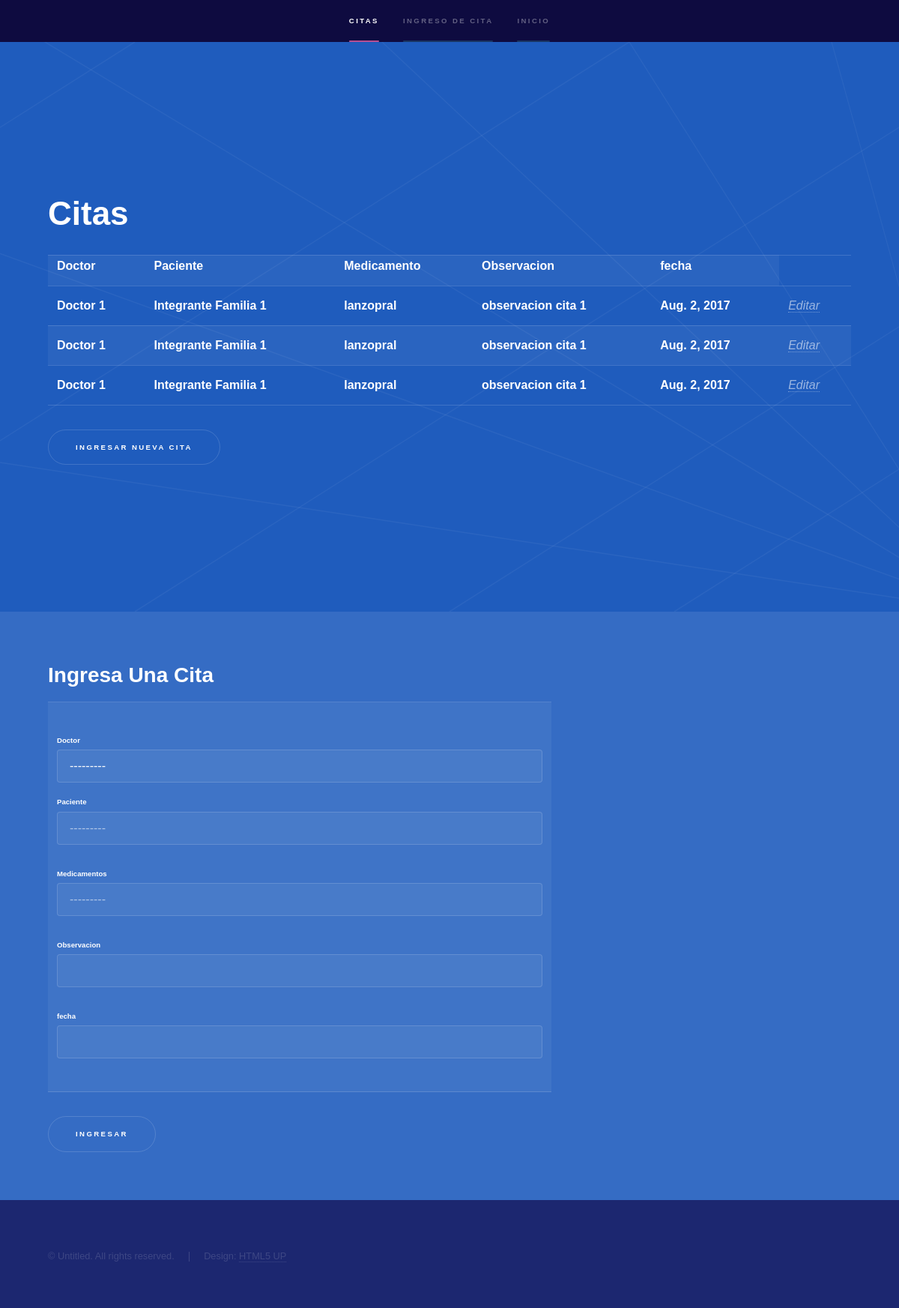
The app's page /doctor/cita/ (signed in), older data.
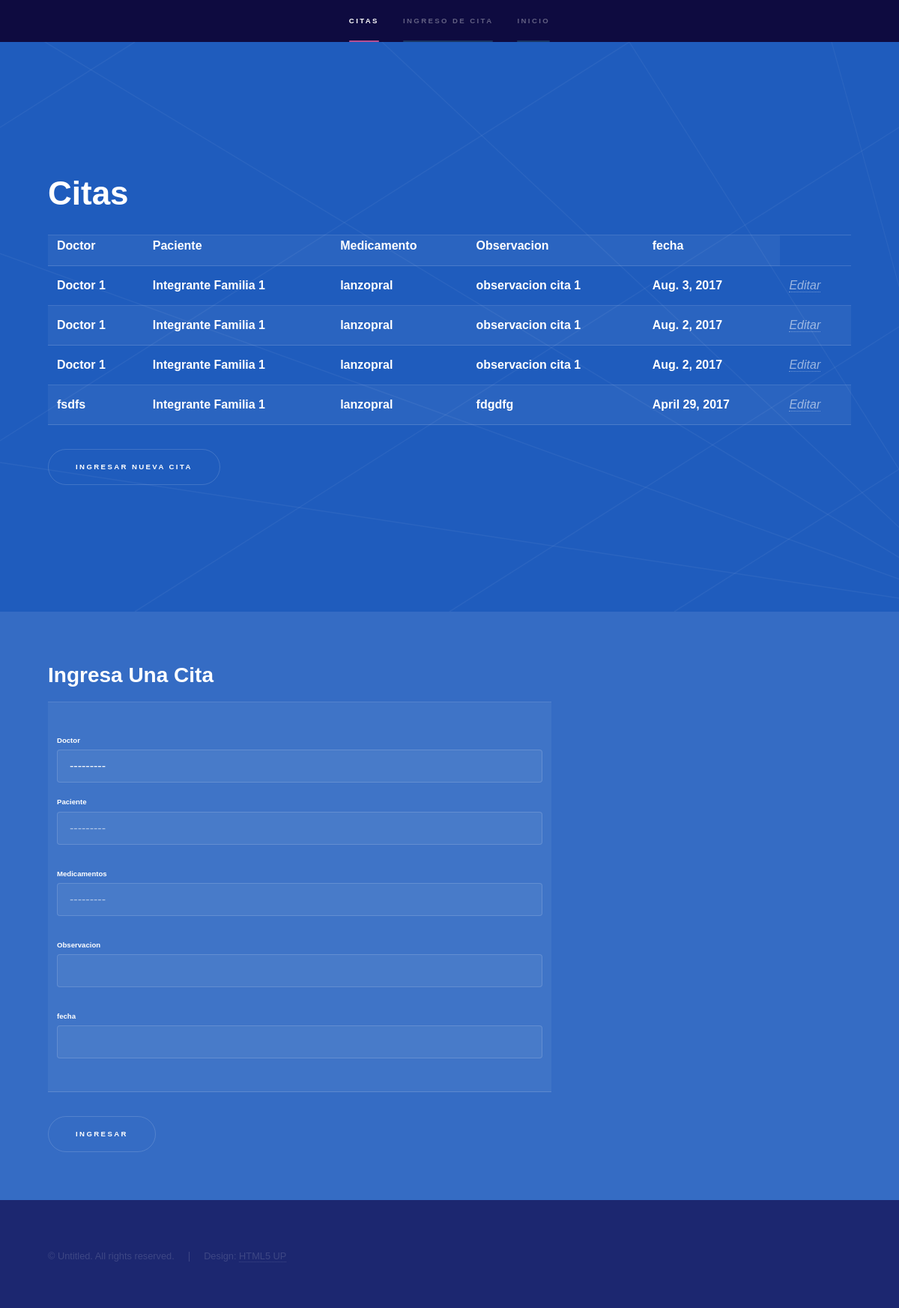
The same page, newer data.
### Doctores/models.py (models this page shows, shortened)
class Itinerario(models.Model):
    doctor = models.ForeignKey('Doctores.RegistroDoctor')
    paciente = models.ForeignKey('pacientes.paciente')
    idMedicamento = models.ForeignKey('Medicamentos.Registrar')
    observacion = models.CharField(max_length = 200, blank = True)
    fecha = models.DateField()

class RegistroDoctor(models.Model):
    nombre = models.CharField(max_length = 60 , blank = False)
    email = models.EmailField()
    telefono = models.CharField(max_length = 8 , blank = True)
    direccion = models.CharField(max_length = 60 , blank = False)
    especialidad = models.CharField(max_length = 50 , blank = True)
    def __str__(self):
        return self.nombre

### pacientes/models.py (models this page shows)
class paciente(models.Model):
    nombre = models.CharField(max_length = 45, blank = False)
    fechaNacimiento = models.DateField()
    telefono = models.CharField(max_length = 8 , blank = True)
    genero = models.CharField(max_length = 9 ,blank = False)
    tipoSangre = models.CharField(max_length = 3)
    dpi = models.CharField(max_length = 30 , blank = False)
    cui = models.CharField(max_length = 30 , blank = False)
    idFamilia = models.ForeignKey('familia')
    def __str__(self):
        return self.nombre

### Medicamentos/models.py (models this page shows)
class Registrar(models.Model):
    Nombre = models.CharField(max_length = 120, blank = True, null = False)
    CasaMedica = models.CharField(max_length = 120, blank = True, null = False)
    Visitador_id = models.ForeignKey('Visitadores.Registrar');
    def __str__(self):
        return self.Nombre

### Doctores/views.py (the view)
def paginaitinerario(request):
    form = Formulario_para_itinerario(request.POST or None)
    queryset = citas.objects.all()
    if form.is_valid():
        instance = form.save(commit=False)
        instance.save()
        form = Formulario_para_itinerario()
    context = {
        "form": form,
        "queryset":queryset
    }
    return render(request, "Doctores/itinerario.html", context)

### Doctores/forms.py
class Formulario_para_itinerario(forms.ModelForm):
    class Meta:
        model = Itinerario
        fields = [
        "doctor",
        "paciente",
        "idMedicamento",
        "observacion",
        "fecha",
        ]

### templates/Doctores/itinerario.html (shortened to what this page needs)
{% extends 'baseTemplate/base.html'%}
  {% block navBar %}
  <li><a href="#intro">citas</a></li>
  <li><a href="#one">Ingreso De Cita</a></li>
  {% endblock %}
{% block apartados %}
  <section id="intro" class="wrapper style1 fullscreen fade-up">
    <div class="inner">
      <h1>Citas</h1>
      <table>
        <tr>
            <th>Doctor</th>
            <th>Paciente</th>
            <th>Medicamento</th>
            <th>Observacion</th>
            <th>fecha</th>
            {% for dato in queryset %}
            <tr>
              <th>{{dato.doctor}}</th>
              <th>{{dato.paciente}}</th>
              <th>{{dato.idMedicamento}}</th>
              <th>{{dato.observacion}}</th>
              <th>{{dato.fecha}}</th>
              <td><a href='editarCita/{{dato.id}}'><i>Editar</i></a></td>
            </tr>
            {% endfor %}
          </table>
      <ul class="actions">
        <li><a href="#one" class="button scrolly">Ingresar Nueva cita</a></li>
      </ul>
    </div>
  </section>
<section id="one" class="wrapper style2 spotlights">
  <section>
    <div class="content">
      <div class="inner">
        <h2>Ingresa Una Cita</h2>
        <form method='POST' action=''>{% csrf_token %}
          <table>
            <td>
              <p><h6>Doctor<h6>{{form.doctor}}</p>
              <p><h6>Paciente</h6>{{form.paciente}}</p>
              <p><h6>Medicamentos</h6>{{form.idMedicamento}}</p>
              <p><h6>Observacion</h6>{{form.observacion}}</p>
              <p><h6>fecha</h6>{{form.fecha}}</p>
            </td>
          </table>
          <input type = "submit" value = "Ingresar" />
        </form>
      </div>
    </div>
  </section>
</section>
{% endblock %}

Row changes from the older to the newer data that the page shows:
changed Itinerario: fecha "Aug. 2, 2017" → "Aug. 3, 2017"
added Itinerario: doctor "fsdfs", paciente "Integrante Familia 1", idMedicamento "lanzopral", observacion "fdgdfg", fecha "April 29, 2017"
